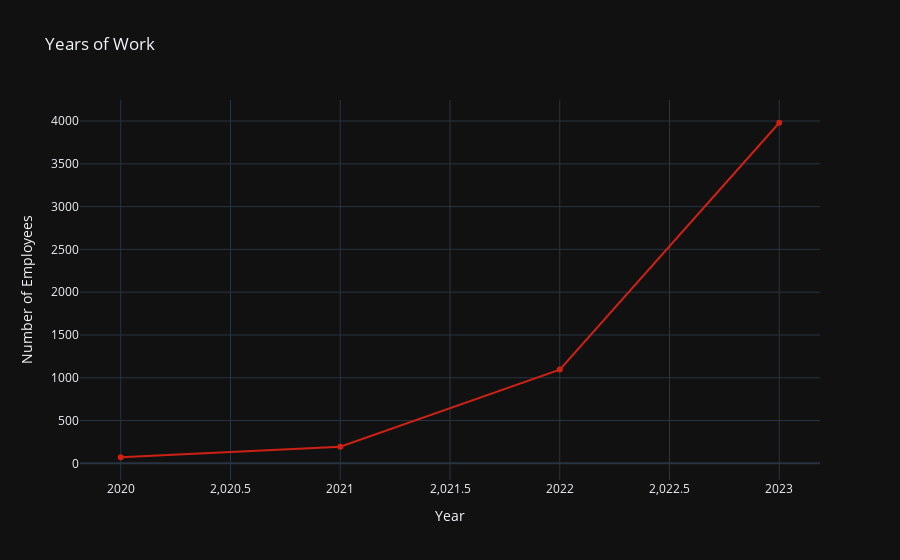

The notebook cell saved with this chart:
### Code cell
# Dataset 2
print(f"Top Year for Number of Employees '{dataset2['work_year'].value_counts().idxmax()}' with value '{dataset2['work_year'].value_counts().max()}'")
print(f"Least Year for Number of Employees '{dataset2['work_year'].value_counts().idxmin()}' with value '{dataset2['work_year'].value_counts().min()}'")

iplot(px.line(x = dataset2['work_year'].value_counts().index,
              y = dataset2['work_year'].value_counts().values,
              markers=True,
              labels={'x':'Year','y':'Number of Employees'},
              title='Years of Work',
              line_shape="linear",
              color_discrete_sequence=['#cc2114'],
              template='plotly_dark'
              ))

### Figure 1 — Plotly figure (JSON) as saved in the notebook; plotly's stock layout.template omitted (floating-point values rounded to 4 significant figures)
{"data": [{"hovertemplate": "Year=%{x}<br>Number of Employees=%{y}<extra></extra>", "legendgroup": "", "line": {"color": "#cc2114", "dash": "solid", "shape": "linear"}, "marker": {"symbol": "circle"}, "mode": "lines+markers", "name": "", "orientation": "v", "showlegend": false, "type": "scatter", "x": [2023, 2022, 2021, 2020], "xaxis": "x", "y": [3980, 1095, 195, 71], "yaxis": "y"}], "layout": {"legend": {"tracegroupgap": 0}, "title": {"text": "Years of Work"}, "xaxis": {"anchor": "y", "domain": [0, 1], "title": {"text": "Year"}}, "yaxis": {"anchor": "x", "domain": [0, 1], "title": {"text": "Number of Employees"}}}}
